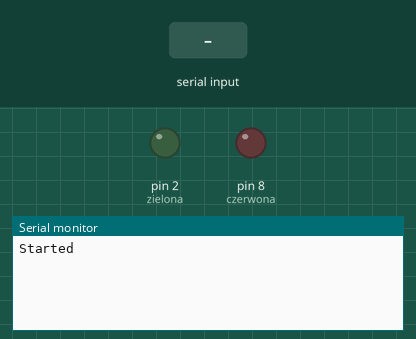
Recording of a sketch running on a simulated Arduino Uno, built with avr-gcc and run on an emulated ATmega328P. On the bench: output pins drawn as LEDs (lit = HIGH), the last lines printed to the serial monitor. The test bench sets the inputs (shaded band).

Above: at 1.2 s.
1.3 s: "zielona\n" received over Serial
At 2.9 s:
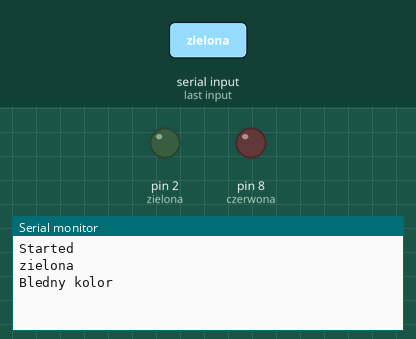
3.8 s: "czerwona\n" received over Serial
At 6.0 s:
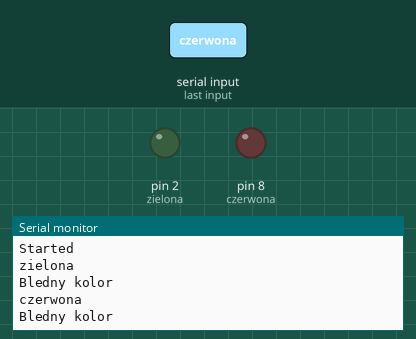
6.3 s: "1\n" received over Serial
At 8.6 s:
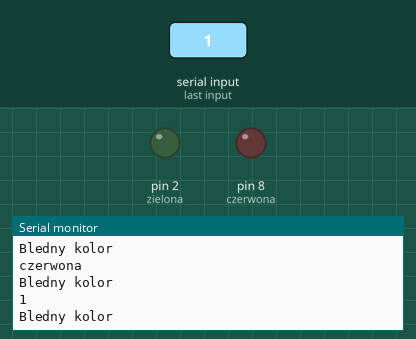

Measured:
- after the input at 1.3 s, the serial monitor: prints a new line after 1.0 s (image 1)
- after the input at 3.8 s, the serial monitor: prints a new line after 1.0 s (image 2)
- after the input at 6.3 s, the serial monitor: prints a new line after 1.0 s (image 3)

The sketch:

sketch_sep14a.ino
```cpp
#define zielona 2
#define czerwona 8


boolean red = false;
boolean green = false;
String odebraneDane = "";

void setup() {
  Serial.begin(9600);
  pinMode(zielona, OUTPUT);
  pinMode(czerwona, OUTPUT);
  Serial.println("Started");

  digitalWrite(zielona, LOW);
  digitalWrite(czerwona, LOW);

}

void loop() {

  if(Serial.available() > 0) {

    odebraneDane = Serial.readStringUntil("\n");
    Serial.println(odebraneDane);
    if (odebraneDane == "zielona"){
      if (!red){
        digitalWrite(zielona, HIGH);
        red = true;
      }
      else {
        red = false;
      digitalWrite(zielona, LOW);
      }
    }
    else if (odebraneDane == "czerwona"){
      if (!green) {

        digitalWrite(czerwona, HIGH);
        green = true;
      }
      else {
        green = false;
        digitalWrite(czerwona, LOW);
      }
    }
    else{
      Serial.println("Bledny kolor");
    }
  }
}
```
